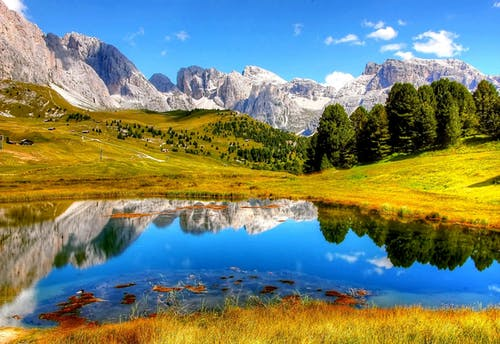
#> input picture Machine_learning/K_mean給照片RGB分類/pic.jpeg, 500 x 344 px
$ python k_mean_picture.py
#> lines starting #> are read from the running program, lines starting #| are printed output that depends on the picture
# -*- coding: utf-8 -*-
import numpy as np
from PIL import Image
import matplotlib.pyplot as plt
from scipy.spatial.distance import cdist #參考資料: https://blog.csdn.net/kancy110/article/details/75675574

def K_means(photo, K, max_iter =100):
    """
    函數功能: 輸入原始資料photo(np array, 維度 = 照片大小*3(RGB))，將其分為K堆
    (參考資料: https://ithelp.ithome.com.tw/articles/10209058，內有k-mean算法的概念介紹)
    """

    def Mean(RGB_arr):
        """ 維度: (n,3)表示多個點的rgb值，回傳這些點的rgb平均值 """
        return np.sum(RGB_arr, axis=0)/RGB_arr.shape[0]

    # 不重複的隨機選取K個元素當做中心點
    center = photo[np.random.choice(photo.shape[0], K, replace=False)]
    c_new = np.zeros(len(photo))
    iterNum = 0
    while True:
        d = cdist(photo, center) # 計算所有點到每個中心的距離
        c = np.argmin(d,axis = 1) #記錄每個點比較靠近哪一堆 (np array, 維度 = 照片大小)
        center = [Mean(photo[c==i]) for i in range(K)] #迭代更新對新的分堆求新的中心點
        if all(c_new == c) or iterNum == max_iter: #檢查中心點是否不再移動，或迭代次數上限時結束迴圈
            break
        c_new = c
        iterNum+=1
    return center, c


def drawPicture(center, c, K):
    """
    函數功能:
    center: 記錄每一堆的中心點顏色
    c: 記錄每個點比較靠近哪一堆 (np array, 維度 = 照片大小)
    K: int，表示分類分為K堆
    利用資訊center, c對圖片著色
    """
    img = Image.new('RGB', (height, width))
    for i in range(height):
        for j in range(width):
            index = i*width+j
            img.putpixel((i,j),tuple(center[c[index]]))
    plt.figure()
    plt.imshow(img)
    plt.title(f'K = {K}')
    plt.show()

if __name__ == '__main__':
    """
    程式功能: 將照片的每個點上的(R,G,B)當做data，
    實作分類演算法(K_means)進行分堆，
    並以限定數量(K)的顏色對原始照片著色。
    """

    K = [2, 3, 5, 7, 10]
    filename = r'pic.jpeg'
    im = Image.open(filename)
#> im is the input picture: PIL image 500x344 RGB; mean R, G, B 119.5, 133, 113.4
    img = im.load()
    im.close()
    height, width = im.size
#> height = 500; width = 344
    photo = np.array([img[i,j] for i in range(height) for j in range(width)])
    print(photo.shape)
#| (172000, 3)

    for k in K:
        print(f"用{k}種顏色給照片著色")
        center, c = K_means(photo, k)
        center = np.array(center,dtype=int)

        drawPicture(center, c, k) #畫出照片
#> this loop made 5 passes
#> center on passes 1 to 2: [[105, 160, 211], [131, 108, 26]], [[192, 185, 176], [59, 145, 224], [129, 107, 24]]
#> pass 1, in drawPicture, `plt.show()`:
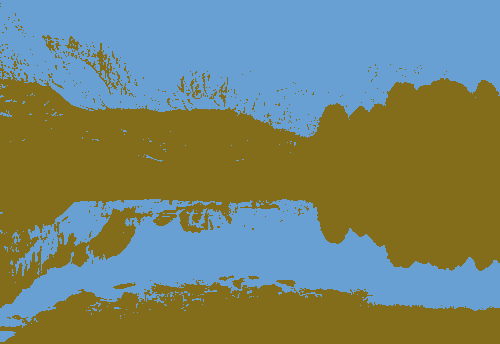
#> shown: shape (344, 500, 3); mean R, G, B 118.8, 132.4, 112.9
#> pass 2, in drawPicture (call 2), `plt.show()`:
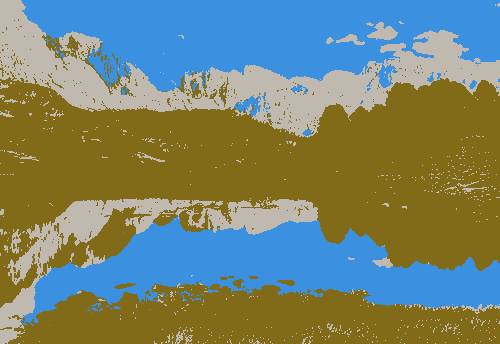
#> shown: shape (344, 500, 3); mean R, G, B 118.7, 132.7, 112.9
